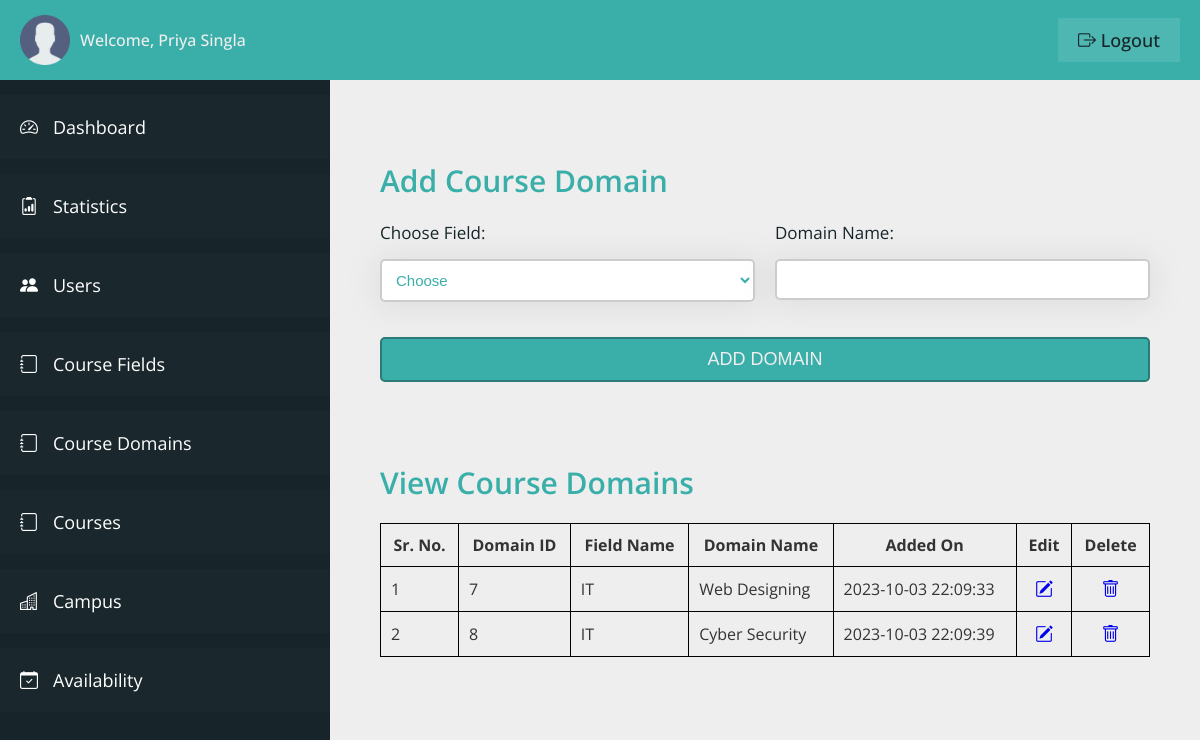
Page /admin/course-domains.php (signed in) on the committed database.
### tables this page shows
CREATE TABLE `admin_table` (
  `admin_id` int(11) NOT NULL,
  `admin_first_name` varchar(100) NOT NULL,
  `admin_last_name` varchar(100) NOT NULL,
  `admin_email` varchar(100) NOT NULL,
  `admin_password` varchar(100) NOT NULL
);

CREATE TABLE `course_domain` (
  `domain_id` int(11) NOT NULL,
  `domain_field` varchar(100) NOT NULL,
  `domain_name` varchar(100) NOT NULL,
  `added_on` datetime NOT NULL DEFAULT current_timestamp()
);

### admin/course-domains.php (the view, shortened to what this page needs)
<?php
include "../connection.php";
?>
<!DOCTYPE html>
<html lang="en">
<head>
    <link rel="stylesheet" href="css/style.css">
    <link rel="stylesheet" href="https://cdn.jsdelivr.net/npm/bootstrap-icons@1.11.0/font/bootstrap-icons.css">
</head>
<body>
    <div class="container">
        <header class="header">
            <div class="header__left">
                <img src="../img/user.png" class="admin__header-user" alt="Admin">
                <span class="header__admin-name">Welcome,
                    <?php
                    $q = "SELECT * FROM admin_table WHERE admin_id = '" . $_SESSION['adminIdVce'] . "'";
                    $r = mysqli_query($con, $q);
                    if (mysqli_num_rows($r) > 0) {
                        $row = mysqli_fetch_array($r);
                        echo $row['admin_first_name'] . ' ' . $row['admin_last_name'];
                    }
                    ?>
                </span>
            </div>
            <div class="header__right">
                <a href="logout.php" class="header__admin-logout"><i class="bi bi-box-arrow-right"></i> logout</a>
            </div>
        </header>
        <section class="sidebar">
            <ul class="sidebar__items">
                <a href="dashboard.php" class="sidebar__item-link">
                    <li class="sidebar__item">
                        <i class="bi bi-speedometer2"></i>
                        <span>Dashboard</span>
                    </li>
                </a>
                <a href="stats.php" class="sidebar__item-link">
                    <li class="sidebar__item">
                        <i class="bi bi-clipboard2-data"></i>
                        <span>Statistics</span>
                    </li>
                </a>
                <a href="users.php" class="sidebar__item-link">
                    <li class="sidebar__item">
                        <i class="bi bi-people-fill"></i>
                        <span>Users</span>
                    </li>
                </a>
                <a href="course-fields.php" class="sidebar__item-link">
                    <li class="sidebar__item">
                        <i class="bi bi-journal"></i>
                        <span>Course Fields</span>
                    </li>
                </a>
                <a href="course-domains.php" class="sidebar__item-link">
                    <li class="sidebar__item">
                        <i class="bi bi-journal"></i>
                        <span>Course Domains</span>
                    </li>
                </a>
                <a href="courses.php" class="sidebar__item-link">
                    <li class="sidebar__item">
                        <i class="bi bi-journal"></i>
                        <span>Courses</span>
                    </li>
                </a>
                <a href="campus.php" class="sidebar__item-link">
                    <li class="sidebar__item">
                        <i class="bi bi-buildings"></i>
                        <span>Campus</span>
                    </li>
                </a>
                <a href="user-availability.php" class="sidebar__item-link">
                    <li class="sidebar__item">
                        <i class="bi bi-calendar-check"></i>
                        <span>Availability</span>
                    </li>
                </a>
            </ul>
        </section>
        <main class="main__content">
            <div class="login-container-2">
                <form action="<?php echo htmlspecialchars($_SERVER['PHP_SELF']) ?>" method="post" class="login__form">
                    <h3 class="heading-3">Add Course Domain</h3>
                    <div class="input">
                        <label class="label__text">Choose Field:</label>
                        <select name="f_name" class="input__box" required>
                            <option selected disabled hidden>Choose</option>
                        </select>
                    </div>
                    <div class="input">
                        <label class="label__text">Domain Name:</label>
                        <input type="text" class="input__box" name="d_name" required>
                    </div>
                    <div class="input input__btn">
                        <input type="submit" value="Add Domain" class="btn" name="add_domain">
                    </div>
                </form>
            </div>
            <div class="view__container">
                <h3 class="heading-3">View Course Domains</h3>
                <div class="table__container">
                    <table class="table">
                        <thead>
                            <th>Sr. No.</th>
                            <th>Domain ID</th>
                            <th>Field Name</th>
                            <th>Domain Name</th>
                            <th>Added On</th>
                            <th>Edit</th>
                            <th>Delete</th>
                        </thead>
                        <tbody>
                            <?php
                            $q1 = "Select * from course_domain";
                            $r1 = mysqli_query($con, $q1);
                            $count = 1;
                            while ($row1 = mysqli_fetch_array($r1)) { ?>
                            <tr>
                                <td><?php echo $count; ?></td>
                                <td><?php echo $row1['domain_id']; ?></td>
                                <td><?php echo $row1['domain_field']; ?></td>
                                <td><?php echo $row1['domain_name']; ?></td>
                                <td><?php echo $row1['added_on']; ?></td>
                                <td style="text-align: center;font-size:1.8rem;">
                                    <a href="course-domains-edit.php?did=<?php echo $row1['domain_id']; ?>">
                                        <i class="bi bi-pencil-square"></i>
                                    </a>
                                </td>
                                <td style="text-align: center;font-size:1.8rem;">
                                    <a onclick="return confirm('Are you sure you want to delete this item?');"
                                        href="course-domains-delete.php?did=<?php echo $row1['domain_id']; ?>">
                                        <i class="bi bi-trash"></i>
                                    </a>
                                </td>
                            </tr>
                            <?php
                                $count++;
                            }
                            ?>
                        </tbody>
                    </table>
                </div>
            </div>
        </main>
    </div>
</body>
</html>

### admin/css/style.css (style rules this page uses)
:root { --color-primary: #3aafa9; --color-primary-dark: #2b7a78; --color-primary-light: #def2f1; --color-secondary: #17252a; --color-secondary-dark: #101a1d; --color-secondary-light: #377084; --color-grey-light-1: #999; --color-grey-light-2: #ccc; --color-grey-light-3: #eee; --color-grey-dark-1: #242424; --color-grey-dark-2: #333; --color-grey-dark-3: #474747; --color-white: #fff; --font-default: "Open Sans", sans-serif; }
*, *::before, *::after { margin: 0; padding: 0; box-sizing: inherit; }
html { font-size: 62.5%; box-sizing: border-box; }
body { color: var(--color-grey-dark-2); font-family: var(--font-default); }
.container { height: 100vh; display: grid; grid-template-columns: 33rem 1fr; grid-template-rows: 8rem calc(100vh - 8rem); }
.header { grid-column: 1 / -1; background-color: var(--color-primary); display: flex; align-items: center; justify-content: space-between; padding: 0 2rem; }
.header__left { display: flex; align-items: center; gap: 1rem; }
.admin__header-user { width: 5rem; }
.header__admin-name { font-size: 1.6rem; color: var(--color-grey-light-3); font-weight: 500; }
.header__admin-logout:link, .header__admin-logout:visited { font-size: 1.8rem; color: var(--color-secondary); background-color: rgba(255, 255, 255, 0.1); text-decoration: none; text-transform: capitalize; font-weight: 500; padding: 1rem 2rem; transition: all 0.2s; }
.sidebar { background-color: var(--color-secondary); overflow-y: scroll; padding-top: 1.5rem; scroll-behavior: smooth; }
.sidebar__item { padding: 2rem; background-color: rgba(255, 255, 255, 0.01); margin-bottom: 1.5rem; display: flex; gap: 1.5rem; transition: all 0.2s; }
.sidebar__item-link:link, .sidebar__item-link:visited { color: var(--color-white); text-decoration: none; font-size: 1.8rem; }
.main__content { background-color: var(--color-grey-light-3); padding: 8rem 5rem; overflow-y: scroll; scroll-behavior: smooth; }
.login__form { display: grid; grid-template-columns: repeat(2, 1fr); grid-column-gap: 2rem; }
.heading-3 { font-size: 3rem; font-weight: 600; color: var(--color-primary); margin-bottom: 2rem; grid-column: 1 / -1; }
.input__btn { grid-column: 1 / -1; }
.input { display: flex; flex-direction: column; gap: 1.5rem; }
.label__text { font-size: 1.7rem; font-weight: 400; color: var(--color-secondary); }
.input__box { padding: 1rem; border: 2px solid var(--color-grey-light-2); border-radius: 5px; background-color: var(--color-white); color: var(--color-primary); box-shadow: 0px 0.2rem 3rem 0.2rem rgba(156, 156, 156, 0.2); font-size: 1.5rem; margin-bottom: 2rem; }
.btn { padding: 1rem; font-size: 1.8rem; text-transform: uppercase; font-weight: 500; margin-top: 1.5rem; background-color: var(--color-primary); border: 2px solid var(--color-primary-dark); color: var(--color-grey-light-3); border-radius: 5px; cursor: pointer; }
.view__container { margin-top: 8rem; }
.table { border-collapse: collapse; font-size: 1.6rem; width: 100%; }
th, td { border: 1px solid #000; padding: 1rem; }

### rows in the picture
admin_table: admin_first_name "Priya", admin_last_name "Singla"
course_domain: domain_id "7", domain_field "IT", domain_name "Web Designing", added_on "2023-10-03 22:09:33"
course_domain: domain_id "8", domain_field "IT", domain_name "Cyber Security", added_on "2023-10-03 22:09:39"
